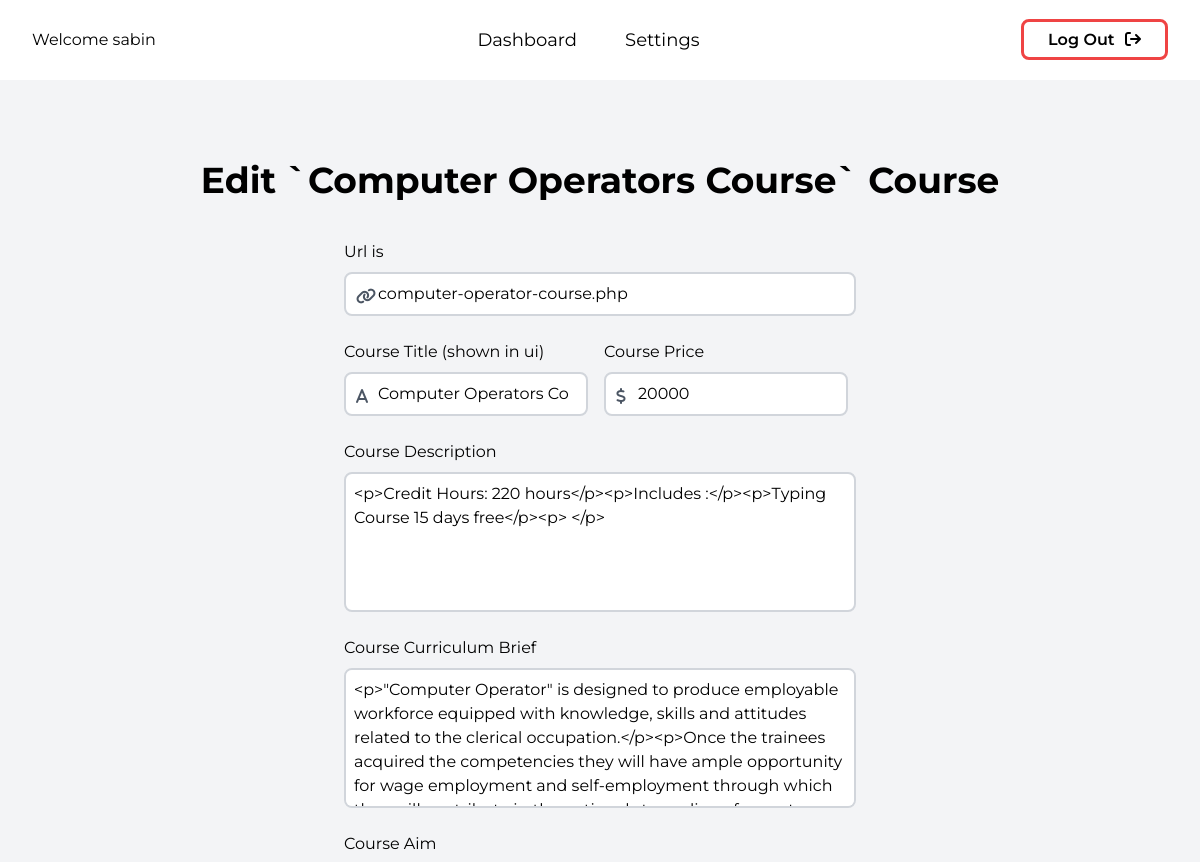
Page /admin/edit-course.php?id=880734346311 (signed in, upper part) on the earlier database version.
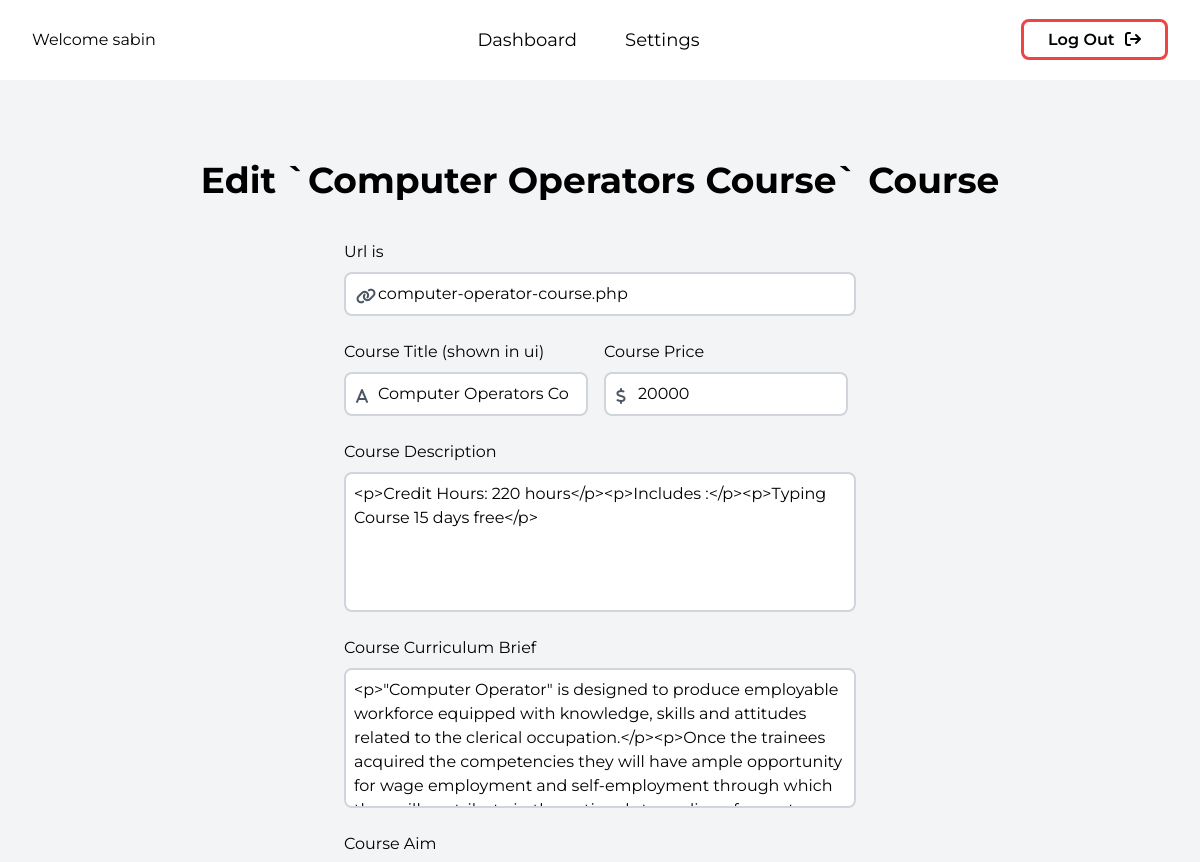
Same page on the later database version.
### tables this page shows
CREATE TABLE IF NOT EXISTS `courses` (
  `id` int NOT NULL AUTO_INCREMENT,
  `course_id` bigint NOT NULL,
  `course_name` varchar(250) NOT NULL,
  `course_title` varchar(250) NOT NULL,
  `course_price` int NOT NULL,
  `course_description` text NOT NULL,
  `course_curriculum_brief` text NOT NULL,
  `course_aim` text NOT NULL,
  `course_objectives` text NOT NULL,
  `course_salient_features` text NOT NULL,
  `course_entry_criteria` text NOT NULL,
  `course_structure_downloadable` text,
  `course_structure_details` text,
  `course_url` varchar(250) NOT NULL,
  `enrollment_count` bigint NOT NULL DEFAULT '0',
  `createdat` timestamp NOT NULL DEFAULT CURRENT_TIMESTAMP,
  `updatedat` timestamp NOT NULL DEFAULT CURRENT_TIMESTAMP,
  PRIMARY KEY (`id`),
  UNIQUE KEY `course_id` (`course_id`)
);

### controllers/admin/course/edit-course.php (called while the page is built, shortened)
<?php
function get_course_details($id)
{
    require_once("../../models/db/connectDB.php");
    if ($stmt = $conn->prepare("SELECT course_id, course_title, course_price, course_description, course_curriculum_brief, course_aim, course_objectives, course_salient_features, course_entry_criteria, course_structure_downloadable, course_structure_details, course_url , enrollment_count FROM courses WHERE course_id = ?")) {
        $stmt->bind_param("d", $id);
        $stmt->execute();
        $stmt->store_result();
        if ($stmt->num_rows > 0) {
            return $stmt;
        } else {
            return false;
        }
    } else {
        return false;
    }
}

### public/admin/edit-course.php (the view, shortened to what the changed rows need)
<?php
$show_all_courses = false;
if (!isset($_POST["submit"])) {
    if (isset($_GET["id"])) {
        $show_all_courses = false;
        require_once("../../controllers/admin/course/edit-course.php");
        $c_id = doubleval(htmlspecialchars($_GET["id"]));
        $stmt2 = get_course_details($c_id);
    } else {
        $show_all_courses = true;
        require_once("../../controllers/admin/course/get-all-course.php");
        $stmt = get_all_course();
    }
}
?>
<!DOCTYPE html>
<html lang="en">
<head>
    <link rel="stylesheet" href="../assets/styles/style.css">
    <link rel="stylesheet" href="https://cdnjs.cloudflare.com/ajax/libs/font-awesome/6.1.1/css/all.min.css" />
</head>
<body>
    <section class="bg-gray-100 min-h-screen">
        <section class="max-w-[1400px] mx-auto px-8">
            <?php
            if (!$show_all_courses && !isset($_POST["submit"])) {
                $stmt2->bind_result($course_id, $course_title, $course_price, $course_description, $course_curriculum_brief, $course_aim, $course_objectives, $course_salient_features, $course_entry_criteria, $course_structure_downloadable, $course_structure_details, $course_url, $enrollment_count);
            ?>
                <section class="py-20">
                    <h3 class="text-2xl md:text-4xl font-bold text-center">Edit `<?= $course_title ?>` Course</h3>
                    <section class="my-10">
                        <form action="<?= $_SERVER["PHP_SELF"] ?>" method="POST" class="space-y-4 max-w-lg mx-auto" enctype="multipart/form-data">
                            <div class="relative flex flex-col-reverse">
                                <i class="fa-solid fa-chain absolute top-12 left-3 text-gray-600"></i>
                                <input autocomplete="off" value="<?= $course_url ?>" type="text" name="course_url" id="course_url" class="pr-4 pl-8 py-2 my-2 rounded-lg border-gray-300 border-2 focus:outline-none focus:border-gray-500 ">
                                <label for="course_url">Url is</label>
                            </div>
                            <div class="flex flex-col sm:flex-row sm:space-x-4">
                                <div class="relative flex flex-col-reverse">
                                    <i class="fa-solid fa-a absolute top-12 left-3 text-gray-600"></i>
                                    <input value="<?= $course_title ?>" autocomplete="off" type="text" name="course_title" id="course_title" class="pr-4 pl-8 py-2 my-2 rounded-lg border-gray-300 border-2 focus:outline-none focus:border-gray-500 ">
                                    <label for="course_title">Course Title (shown in ui)</label>
                                </div>
                                <div class="relative flex flex-col-reverse">
                                    <i class="fa-solid fa-dollar absolute top-12 left-3 text-gray-600"></i>
                                    <input value="<?= $course_price  ?>" autocomplete="off" type="number" min="0" name="course_price" id="course_price" class="pr-4 pl-8 py-2 my-2 rounded-lg border-gray-300 border-2 focus:outline-none focus:border-gray-500 ">
                                    <label for="course_price">Course Price</label>
                                </div>
                            </div>
                            <div class="relative flex flex-col-reverse">
                                <textarea rows="5" style="resize:none;" autocomplete="off" name="course_description" id="course_description" class="px-2 py-2 my-2 rounded-lg border-gray-300 border-2 focus:outline-none focus:border-gray-500 "><?= $course_description  ?></textarea>
                                <label for="course_description">Course Description</label>
                            </div>
                            <div class="relative flex flex-col-reverse">
                                <textarea rows="5" style="resize:none;" autocomplete="off" name="course_curriculum_brief" id="course_curriculum_brief" class="px-2 py-2 my-2 rounded-lg border-gray-300 border-2 focus:outline-none focus:border-gray-500 "><?= $course_curriculum_brief ?></textarea>
                                <label for="course_curriculum_brief">Course Curriculum Brief</label>
                            </div>
                            <div class="relative flex flex-col-reverse">
                                <label for="course_aim">Course Aim</label>
                            </div>
                        </form>
                    </section>
                </section>
            <?php } ?>
        </section>
    </section>
</body>
</html>

Differences in the rows shown:
changed courses "Computer Operators Course": course_description "<p>Credit Hours: 220 hours</p><p>Includes :</p><p>Typing Course 15 days free</p><p> </p>" → "<p>Credit Hours: 220 hours</p><p>Includes :</p><p>Typing Course 15 days free</p>"
